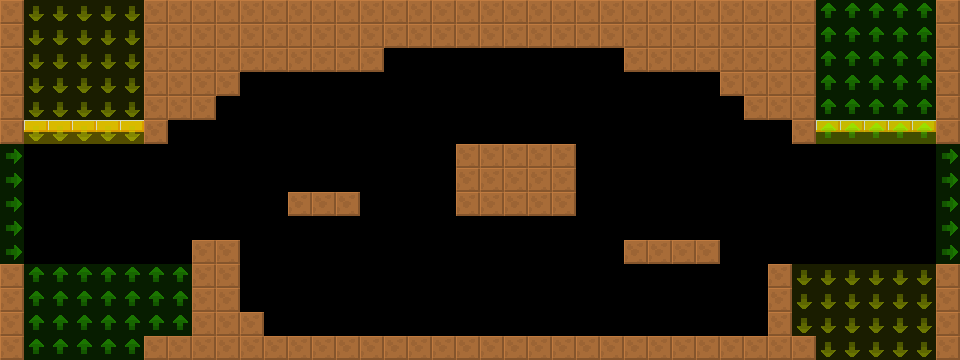

Rendered tile map (Tiled .tmx) drawn with the repository's tilesets; below, a short description and the map source with its tile grids summarised:
An orthogonal 40x15 tile map with 24x24 px tiles, 2 tile layers (col, lnk), 2 tilesets and 6 objects (3x Spikes, 3x RotatingBall).

<map version="1.4" tiledversion="1.4.2" orientation="orthogonal" renderorder="right-down" width="40" height="15" tilewidth="24" tileheight="24" infinite="0" nextlayerid="4" nextobjectid="8">
 <tileset firstgid="6" source="../../lnk.tsx" />
 <tileset firstgid="1" source="../../col.tsx" />
 <layer id="1" name="col" width="40" height="15">
  <data>[600 cells, 182 non-empty, 2 distinct tile ids]</data>
 </layer>
 <layer id="2" name="lnk" width="40" height="15" opacity="0.5">
  <data>[600 cells, 119 non-empty, 3 distinct tile ids]</data>
 </layer>
 <objectgroup id="3" name="markers" opacity="0.5">
  <object id="1" name="Spikes" type="Spikes" x="240" y="72" width="48" height="24">
   <properties>
    <property name="yr" value="0" />
    <property name="xr" value="0" />
   </properties>
  </object>
  <object id="2" name="Spikes" type="Spikes" x="672" y="72" width="48" height="24">
   <properties>
    <property name="yr" value="0" />
    <property name="xr" value="0" />
   </properties>
  </object>
  <object id="3" name="RotatingBall" type="RotatingBall" x="504" y="144" width="24" height="24">
   <properties>
    <property name="yr" value="0" />
    <property name="xr" value="0" />
   </properties>
  </object>
  <object id="4" name="RotatingBall" type="RotatingBall" x="312" y="192" width="24" height="24">
   <properties>
    <property name="yr" value="0" />
    <property name="xr" value="0" />
   </properties>
  </object>
  <object id="5" name="RotatingBall" type="RotatingBall" x="672" y="240" width="24" height="24">
   <properties>
    <property name="yr" value="0" />
    <property name="xr" value="0" />
   </properties>
  </object>
  <object id="6" name="Spikes" type="Spikes" x="264" y="312" width="504" height="24">
   <properties>
    <property name="yr" value="0" />
    <property name="xr" value="0" />
   </properties>
  </object>
 </objectgroup>
</map>
